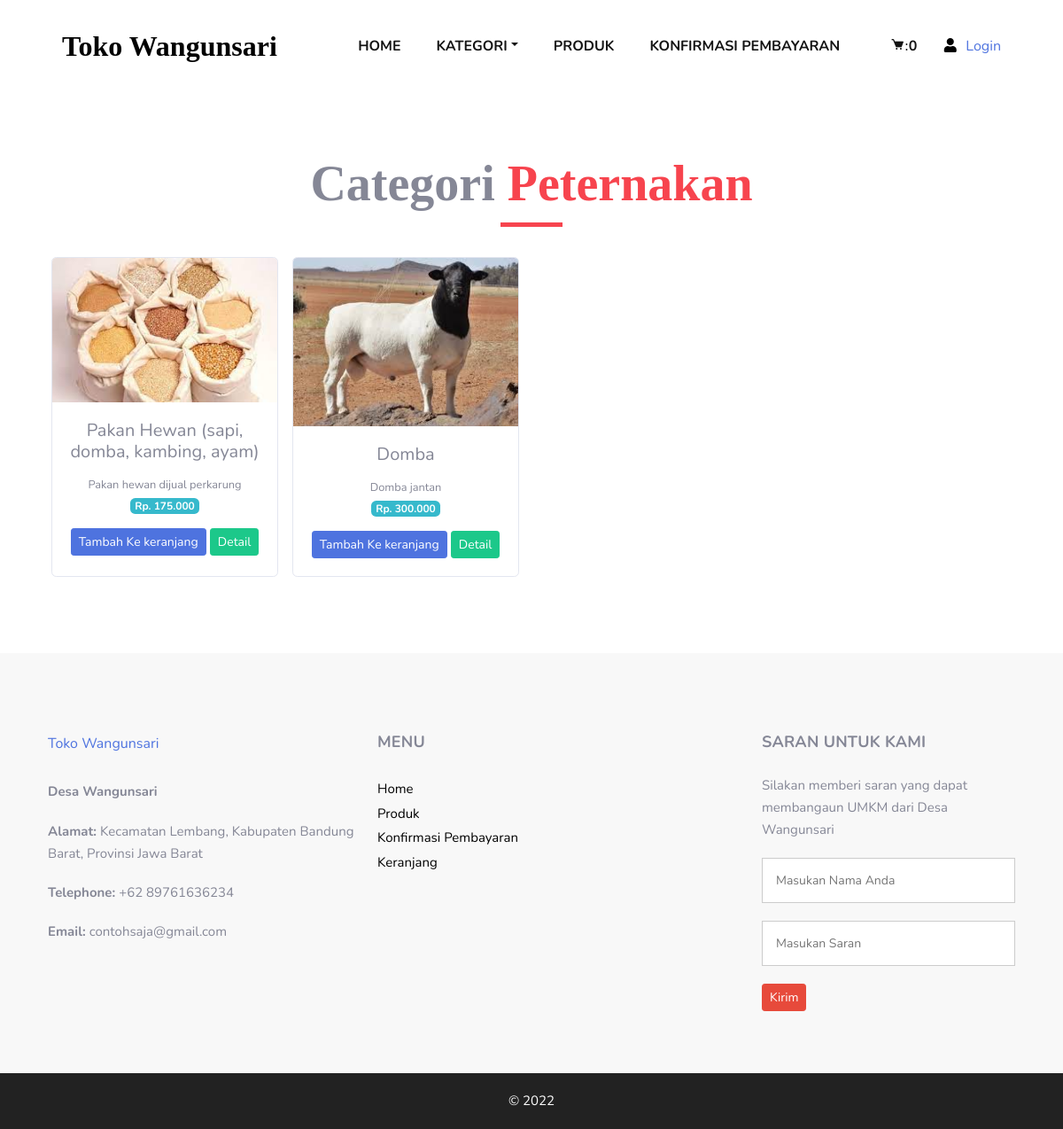
The page /index.php/categori/peternakan on the database as committed earlier.
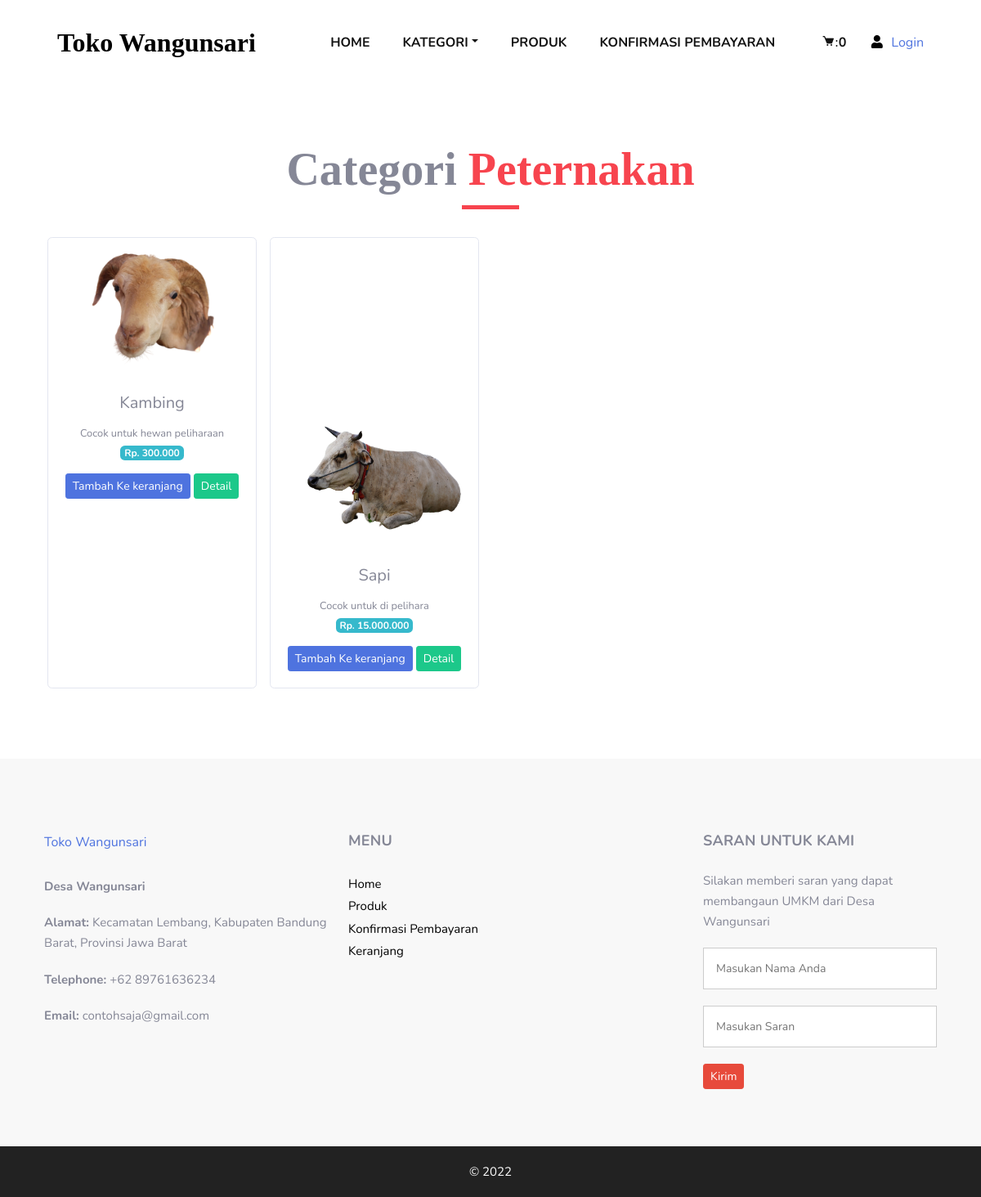
The same page on the database as committed later.
### tables this page shows
CREATE TABLE `tb_produk` (
  `id_brg` int(11) NOT NULL,
  `kategori_id` int(11) NOT NULL,
  `nama_brg` varchar(120) NOT NULL,
  `keterangan` text NOT NULL,
  `kategori` varchar(70) NOT NULL,
  `harga` int(11) NOT NULL,
  `stok` int(5) NOT NULL,
  `gambar` text NOT NULL
);

### application/controllers/categori.php (called while the page is built, shortened)
<?php
class Categori extends CI_Controller
{
    public function peternakan()
    {
        $data['peternakan'] = $this->model_categori->data_peternakan()->result();
        $this->load->view('admin/template/header');
        $this->load->view('admin/template/sidebar');
        $this->load->view('categori/peternakan', $data);
        $this->load->view('admin/template/footer');
    }
}

### index.php (called while the page is built, shortened)
<?php
require_once BASEPATH.'core/CodeIgniter.php';

### application/models/model_categori.php (called while the page is built, shortened)
<?php
class Model_categori extends CI_Model
{
    public function data_peternakan()
    {
        return $this->db->get_where("tb_produk", array('kategori' => 'peternakan'));
    }
}

### application/views/categori/peternakan.php (the view)
<div class="container-fluid">
    <section class="product_section layout_padding">
        <div class="container">
            <div class="heading_container heading_center">
                <h2>
                    Categori <span>Peternakan</span>
                </h2>
            </div>
            <div class="row text-center mt-4">
                <?php foreach ($peternakan as $pdk) : ?>
                    <div class="card ml-3 mb-3" style="width: 16rem;">
                        <img src="<?= base_url() . '/upload/' . $pdk->gambar ?>" class="card-img-top" alt="...">
                        <div class="card-body">
                            <h5 class="card-title"><?= $pdk->nama_brg ?></h5>
                            <small><?= $pdk->keterangan ?></small><br>
                            <span class="badge badge-info mb-3">Rp. <?= number_format($pdk->harga, 0, ',', '.')  ?></span>
                            <?= anchor('dasboard/tambah_keranjang/' . $pdk->id_brg, '<div class="btn btn-primary btn-sm">Tambah Ke keranjang</div>') ?>
                            <?= anchor('dasboard/detail_produk/' . $pdk->id_brg, '<div class="btn btn-success btn-sm">Detail</div>') ?>
                        </div>
                    </div>
                <?php endforeach; ?>
            </div>
        </div>
</div>

Rows that differ between the two databases and show on the page:
removed tb_produk: gambar (picture), nama_brg "Pakan Hewan (sapi, domba, kambing, ayam)", keterangan "Pakan hewan dijual perkarung", harga "175.000", id_brg "Tambah Ke keranjang", id_brg "Detail"
removed tb_produk: gambar (picture), nama_brg "Domba", keterangan "Domba jantan", harga "300.000", id_brg "Tambah Ke keranjang", id_brg "Detail"
added tb_produk: gambar (picture), nama_brg "Kambing", keterangan "Cocok untuk hewan peliharaan", harga "300.000", id_brg "Tambah Ke keranjang", id_brg "Detail"
added tb_produk: gambar (picture), nama_brg "Sapi", keterangan "Cocok untuk di pelihara", harga "15.000.000", id_brg "Tambah Ke keranjang", id_brg "Detail"
